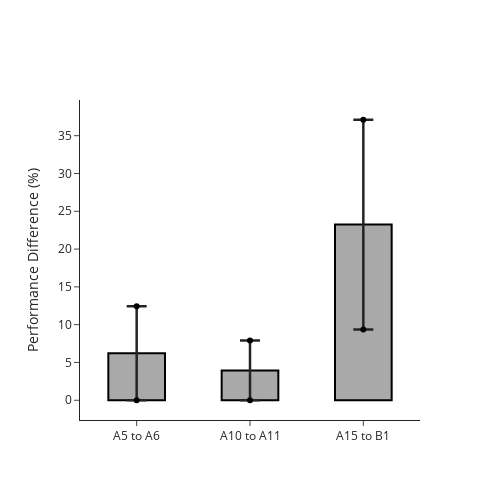

Source (notebook cell):
### Code cell
## Get performance drop for each mouse
performance_drop = ctb.performance_drop(accuracy, day_list=[5, 10, 15], replace=True)
performance_drop = performance_drop.replace({5: 'A5 to A6', 10: 'A10 to A11', 15: 'A15 to B1'})
avg_drop = performance_drop.groupby(['day'], as_index=False).agg({'drop': ['mean', 'sem']})
avg_drop_df = avg_drop['drop']
avg_drop_df.insert(0, 'day', avg_drop['day'])
avg_drop_df = avg_drop_df.reindex([2, 0, 1]).reset_index(drop=True)
## Plot fig
fig = pf.custom_graph_template(x_title='', y_title='Performance Difference (%)')
fig.add_trace(go.Bar(x=avg_drop_df['day'], y=avg_drop_df['mean'],
                     error_y=dict(type = 'data', array=avg_drop_df['sem'], thickness = 2.5, width = 10),
                     marker_color='darkgrey', marker_line_color='black',
                     marker_line_width=2, showlegend=False, width=[0.5, 0.5, 0.5]))
fig.add_trace(go.Scatter(x=performance_drop['day'], y=performance_drop['drop'], mode='markers', 
                            marker_color='black', showlegend=False))
fig.show()
fig.write_image(pjoin(fig_path, 'performance_drop.png'))

### Figure 1 — Plotly figure (JSON) as saved in the notebook; plotly's stock layout.template omitted (floating-point values rounded to 4 significant figures)
{"data": [{"error_y": {"array": [6.22, 3.947, 13.87], "thickness": 2.5, "type": "data", "width": 10}, "marker": {"color": "darkgrey", "line": {"color": "black", "width": 2}}, "showlegend": false, "type": "bar", "width": [0.5, 0.5, 0.5], "x": ["A5 to A6", "A10 to A11", "A15 to B1"], "y": [6.22, 3.947, 23.24]}, {"marker": {"color": "black"}, "mode": "markers", "showlegend": false, "type": "scatter", "x": ["A5 to A6", "A5 to A6", "A10 to A11", "A10 to A11", "A15 to B1", "A15 to B1"], "y": [0, 12.44, 0, 7.895, 37.11, 9.366]}], "layout": {"height": 500, "title": {"x": 0.5, "xanchor": "center", "y": 0.9, "yanchor": "top"}, "width": 500, "xaxis": {"anchor": "y", "domain": [0, 1], "title": {"text": ""}}, "yaxis": {"anchor": "x", "domain": [0, 1], "title": {"text": "Performance Difference (%)"}}}}
